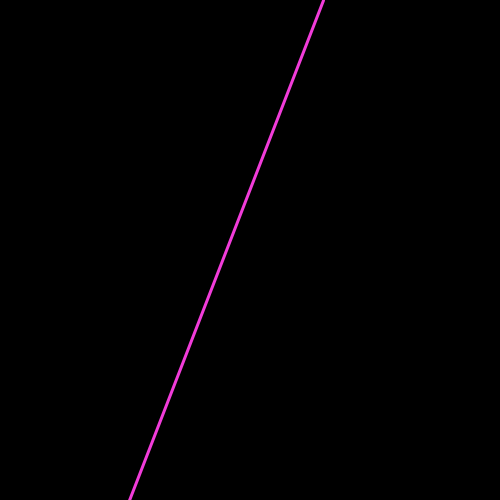
Frame 1 (no input)
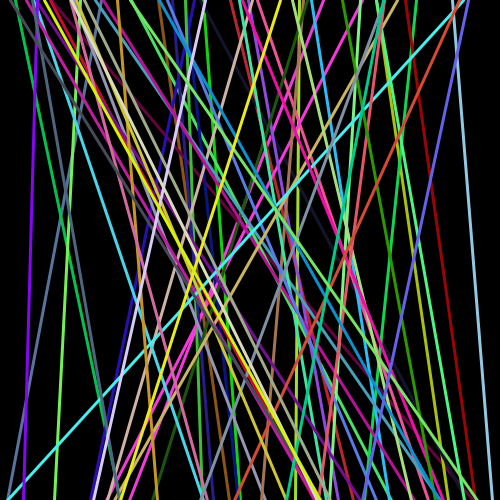
Frame 60 (the mouse pressed at the canvas centre just before this capture)
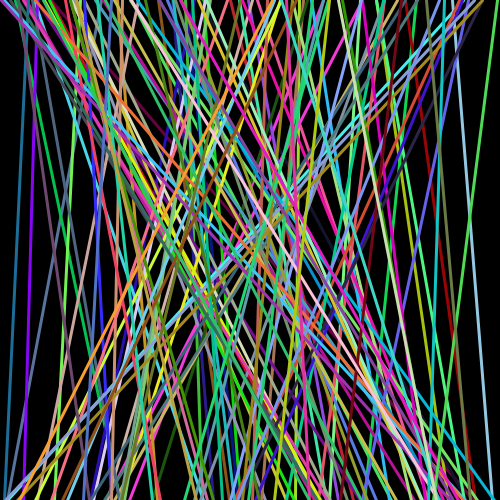
Frame 120 (the mouse held since frame 60 and released just before this capture)

The Processing sketch that drew these frames (run headless with seeded random() and noise(); from frame 60 on, the mouse is pressed at the canvas centre):

// Processing sketch: processing_160113
// ── processing_160113.pde

void setup(){
  size(500,500);
  background(0);
}
void draw(){
    float x=random(500);
  float y=random(500);
  float z=random(255);
  float q=random(255);
  float t=random(255);
  frameRate(50);
  strokeWeight(3);
  stroke(z,q,t);
  line(x,0,y,500);
}
